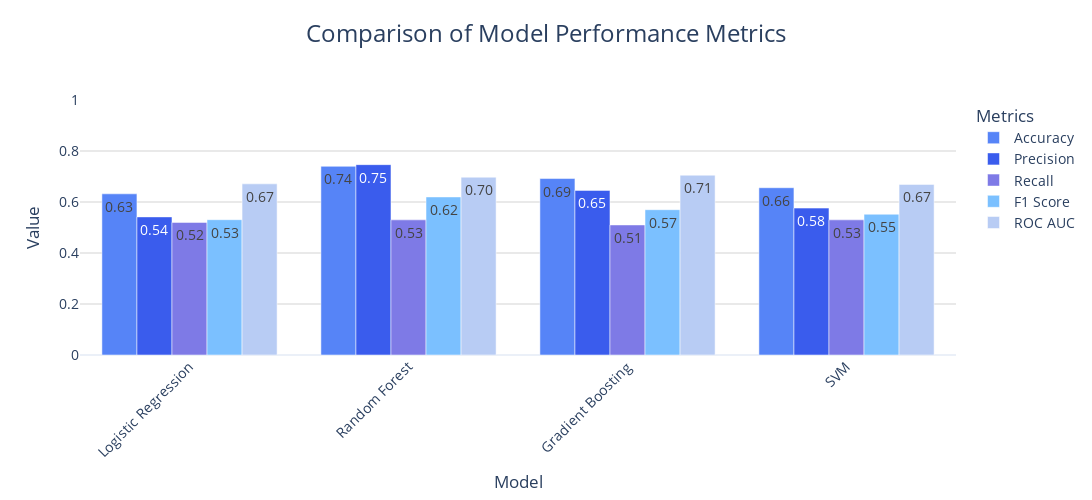

Here is the notebook cell this chart was saved with:
### Markdown cell above
**Overview**

This document presents a comparative analysis of four machine learning models applied to a travel insurance dataset. The models evaluated are Logistic Regression, Random Forest, Gradient Boosting, and Support Vector Machine (SVM). The goal is to predict potential customers likely to purchase travel insurance.

**Model Performance Metrics**

The performance of each model is evaluated using several metrics:

| Model               | Accuracy | Precision | Recall | F1 Score | ROC AUC |
| ------------------- | -------- | --------- | ------ | -------- | ------- |
| Logistic Regression | 0.69     | 0.73      | 0.36   | 0.48     | 0.67    |
| Random Forest       | 0.64     | 0.55      | 0.47   | 0.51     | 0.63    |
| Gradient Boosting   | 0.76     | 0.86      | 0.49   | 0.62     | 0.74    |
| SVM                 | 0.74     | 0.81      | 0.47   | 0.59     | 0.75    |

**Model Rankings**

1. Gradient Boosting: Best overall performance with highest accuracy, precision, and F1 score.
2. SVM: Strong performance, particularly in ROC AUC.
3. Logistic Regression: High precision but lower recall.
4. Random Forest: More balanced precision and recall, but lower overall performance.

**Confusion Matrices**

**Logistic Regression**

- True Negatives: 137 (91.3%)
- False Positives: 13 (8.7%)
- False Negatives: 64 (64.0%)
- True Positives: 36 (36.0%)

**Random Forest**

- True Negatives: 112 (74.7%)
- False Positives: 38 (25.3%)
- False Negatives: 53 (53.0%)
- True Positives: 47 (47.0%)

**Gradient Boosting**

- True Negatives: 142 (94.7%)
- False Positives: 8 (5.3%)
- False Negatives: 51 (51.0%)
- True Positives: 49 (49.0%)

**SVM**

- True Negatives: 139 (92.7%)
- False Positives: 11 (7.3%)
- False Negatives: 53 (53.0%)
- True Positives: 47 (47.0%)

**Model Strengths and Weaknesses**

1. Gradient Boosting

   - Strengths: Highest overall performance, good balance of precision and recall
   - Weaknesses: Still room for improvement in recall

2. SVM

   - Strengths: Strong performance, particularly in ROC AUC
   - Weaknesses: Slightly lower precision and recall compared to Gradient Boosting

3. Logistic Regression

   - Strengths: High precision
   - Weaknesses: Low recall, potentially missing many positive cases

4. Random Forest
   - Strengths: More balanced precision and recall
   - Weaknesses: Lower overall performance compared to other models

**Interpretation**

While the Gradient Boosting model currently performs best overall, there's still room for improvement, particularly in recall for all models. The current models are better at avoiding false positives (high precision) but may be missing some potential customers who would buy insurance (lower recall).

**Next Steps: Hyperparameter Tuning**

To further improve model performance, particularly in terms of recall, the next step is to perform hyperparameter tuning. This process involves:

1. Systematically searching for the optimal combination of model settings
2. Focusing on maximizing recall while maintaining a balance with other performance metrics
3. Applying hyperparameter tuning to all four models
4. Evaluating and comparing the results of tuned models
5. Identifying the best-performing model for the travel insurance use case

By fine-tuning the hyperparameters, we aim to enhance the models' ability to capture potential customers who are likely to purchase travel insurance while maintaining overall predictive accuracy.

### Code cell
param_distributions = {
    "Logistic Regression": {
        "C": uniform(0.1, 10),
        "penalty": ["l1", "l2"],
        "solver": ["liblinear", "saga"],
        "class_weight": ["balanced", None],
    },
    "Random Forest": {
        "n_estimators": randint(50, 300),
        "max_depth": randint(3, 20),
        "min_samples_split": randint(2, 20),
        "min_samples_leaf": randint(1, 10),
        "class_weight": ["balanced", "balanced_subsample", None],
    },
    "Gradient Boosting": {
        "n_estimators": randint(50, 300),
        "learning_rate": uniform(0.01, 0.5),
        "max_depth": randint(3, 10),
        "min_samples_split": randint(2, 20),
        "min_samples_leaf": randint(1, 10),
        "subsample": uniform(0.5, 0.5),
    },
    "SVM": {
        "C": uniform(0.1, 10),
        "kernel": ["rbf", "poly"],
        "gamma": uniform(0.01, 1),
        "class_weight": ["balanced", None],
    },
}

best_models = {}
for name, model in models.items():
    random_search = RandomizedSearchCV(
        model,
        param_distributions[name],
        n_iter=50,
        cv=5,
        scoring="recall",
        n_jobs=-1,
        random_state=42,
    )
    random_search.fit(X_train, y_train)
    best_models[name] = random_search.best_estimator_

    print(f"\nBest parameters for {name}:")
    print(random_search.best_params_)
    print(f"Best recall score: {random_search.best_score_:.4f}")

results = {}
y_pred_dict = {}
for name, model in best_models.items():
    y_pred = model.predict(X_test)
    y_proba = model.predict_proba(X_test)[:, 1]
    y_pred_dict[name] = y_pred

    results[name] = {
        "Accuracy": accuracy_score(y_test, y_pred),
        "Precision": precision_score(y_test, y_pred),
        "Recall": recall_score(y_test, y_pred),
        "F1 Score": f1_score(y_test, y_pred),
        "ROC AUC": roc_auc_score(y_test, y_proba),
    }

metrics = ["Accuracy", "Precision", "Recall", "F1 Score", "ROC AUC"]
plot_model_performance(results, metrics, "images/tuned_models_performance.png")

plot_combined_confusion_matrices(
    results,
    y_test,
    y_pred_dict,
    labels=["No Purchase", "Purchase"],
    save_path="images/tuned_models_confusion_matrices.png",
)

### Figure 1 — Plotly figure (JSON) as saved in the notebook; plotly's stock layout.template omitted (floating-point values rounded to 4 significant figures)
{"data": [{"marker": {"color": "#5684F7"}, "name": "Accuracy", "text": ["0.63", "0.74", "0.69", "0.66"], "textposition": "auto", "type": "bar", "x": ["Logistic Regression", "Random Forest", "Gradient Boosting", "SVM"], "y": [0.632, 0.74, 0.692, 0.656]}, {"marker": {"color": "#3A5CED"}, "name": "Precision", "text": ["0.54", "0.75", "0.65", "0.58"], "textposition": "auto", "type": "bar", "x": ["Logistic Regression", "Random Forest", "Gradient Boosting", "SVM"], "y": [0.5417, 0.7465, 0.6456, 0.5761]}, {"marker": {"color": "#7E7AE6"}, "name": "Recall", "text": ["0.52", "0.53", "0.51", "0.53"], "textposition": "auto", "type": "bar", "x": ["Logistic Regression", "Random Forest", "Gradient Boosting", "SVM"], "y": [0.52, 0.53, 0.51, 0.53]}, {"marker": {"color": "#7BC0FF"}, "name": "F1 Score", "text": ["0.53", "0.62", "0.57", "0.55"], "textposition": "auto", "type": "bar", "x": ["Logistic Regression", "Random Forest", "Gradient Boosting", "SVM"], "y": [0.5306, 0.6199, 0.5698, 0.5521]}, {"marker": {"color": "#B8CCF4"}, "name": "ROC AUC", "text": ["0.67", "0.70", "0.71", "0.67"], "textposition": "auto", "type": "bar", "x": ["Logistic Regression", "Random Forest", "Gradient Boosting", "SVM"], "y": [0.6712, 0.6973, 0.7052, 0.6691]}], "layout": {"barmode": "group", "font": {"size": 14}, "height": 500, "legend": {"title": {"text": "Metrics"}, "x": 1.02, "xanchor": "left", "y": 1, "yanchor": "top"}, "title": {"font": {"size": 24}, "text": "Comparison of Model Performance Metrics", "x": 0.5, "xanchor": "center", "y": 0.95, "yanchor": "top"}, "width": 1200, "xaxis": {"tickangle": -45, "title": {"text": "Model"}}, "yaxis": {"gridcolor": "LightGrey", "gridwidth": 1, "range": [0, 1], "showgrid": true, "title": {"text": "Value"}}}}
